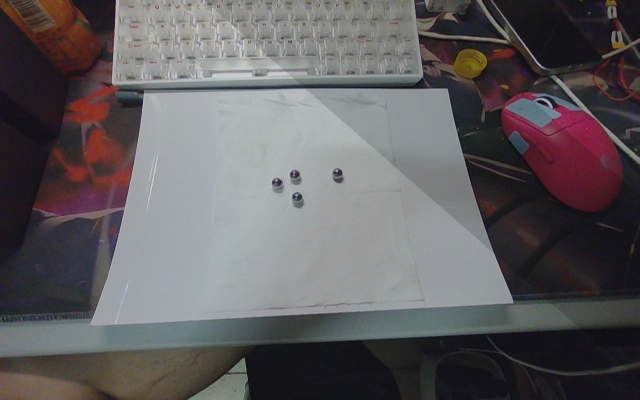
#> input picture dataset/augmented/images/aug_motion_orbbec_336l_20260723_191141_487_000001.jpg, 1280 x 800 px (shown at 1/2 size)
$ python -i prepare_dataset.py   (imports and definitions only)
#> lines starting #> are read from the running program, lines starting #| are printed output that depends on the picture
#!/usr/bin/env python3
from __future__ import annotations

import argparse
import hashlib
import json
import math
import random
import shutil
from dataclasses import dataclass
from datetime import datetime
from pathlib import Path
from typing import Dict, Iterable, List, Sequence

import cv2
import numpy as np

PROJECT_DIR = Path(__file__).resolve().parent
DEFAULT_SOURCE = PROJECT_DIR.parent / "data/labels"
DEFAULT_OUTPUT = PROJECT_DIR / "dataset"
IMAGE_SUFFIXES = {".jpg", ".jpeg", ".png", ".bmp"}


@dataclass(frozen=True)
class Sample:
    stem: str
    image: Path
    label: Path
    captured: datetime
    object_count: int

    @property
    def positive(self) -> bool:
        return self.object_count > 0


# [49 lines left out: functions sha256, parse_capture_time, validate_label, not called in this run]


def discover_samples(source: Path) -> List[Sample]:
    images = {
        path.stem: path
        for path in source.iterdir()
        if path.is_file() and path.suffix.lower() in IMAGE_SUFFIXES
    }
    labels = {path.stem: path for path in source.glob("*.txt")}
    if set(images) != set(labels):
        raise ValueError(
            "unpaired data: images_only=%s labels_only=%s"
            % (sorted(set(images) - set(labels)), sorted(set(labels) - set(images)))
        )
    samples = []
    image_hashes = set()
    for stem in sorted(images):
        image = images[stem]
        matrix = cv2.imread(str(image))
        if matrix is None:
            raise ValueError("cannot read image: %s" % image)
        if matrix.shape[:2] != (800, 1280):
            raise ValueError(
                "%s is %dx%d, expected 1280x800"
                % (image, matrix.shape[1], matrix.shape[0])
            )
        image_hash = sha256(image)
        if image_hash in image_hashes:
            raise ValueError("duplicate image content found: %s" % image)
        image_hashes.add(image_hash)
        samples.append(
            Sample(
                stem=stem,
                image=image,
                label=labels[stem],
                captured=parse_capture_time(stem),
                object_count=validate_label(labels[stem]),
            )
        )
    return samples


# [108 lines left out: functions contiguous_sessions, planned_split, copy_sample, motion_blur, add_shadow, create_augmented_sample and 1 more, not called in this run]


def prepare(source: Path, output: Path) -> dict:
    samples = discover_samples(source)
    split = planned_split(samples)
    expected = {
        "train": (55, 50, 5),
        "val": (17, 15, 2),
        "test": (17, 15, 2),
    }
    for name, values in split.items():
        actual = (
            len(values),
            sum(item.positive for item in values),
            sum(not item.positive for item in values),
        )
        if actual != expected[name]:
            raise AssertionError("%s split is %s, expected %s" % (name, actual, expected[name]))

    if output.exists():
        if output.resolve() == source.resolve() or output.resolve() == PROJECT_DIR.resolve():
            raise ValueError("refusing to replace unsafe output path")
        shutil.rmtree(output)
    output.mkdir(parents=True)

    entries = []
    for name, values in split.items():
        for sample in values:
            copy_sample(sample, name, output)
            entries.append(manifest_entry(sample, name))

    rng = random.Random(2026)
    for sample in split["train"]:
        create_augmented_sample(sample, output, rng)

    manifest = {
        "version": 1,
        "source": str(source.resolve()),
        "seed": 2026,
        "raw_images": len(samples),
        "objects": sum(item.object_count for item in samples),
        "classes": {"0": "ball"},
        "split_counts": {
            name: {
                "images": len(values),
                "positive": sum(item.positive for item in values),
                "negative": sum(not item.positive for item in values),
                "objects": sum(item.object_count for item in values),
            }
            for name, values in split.items()
        },
        "augmented_train_images": len(split["train"]),
        "samples": entries,
        "note": (
            "All nine negative images come from one contiguous capture session; "
            "negative-background generalization requires live validation."
        ),
    }
    (output / "split_manifest.json").write_text(
        json.dumps(manifest, ensure_ascii=False, indent=2) + "\n",
        encoding="utf-8",
    )
    data_yaml = (
        "path: %s\n"
        "train:\n"
        "  - images/train\n"
        "  - augmented/images\n"
        "val: images/val\n"
        "test: images/test\n"
        "names:\n"
        "  0: ball\n"
        % output.resolve()
    )
    (output / "data.yaml").write_text(data_yaml, encoding="utf-8")
    return manifest


# [9 lines left out: function main, not called in this run]


# [2 lines not run here, left out]

>>> import cv2
>>> picture = cv2.imread('dataset/augmented/images/aug_motion_orbbec_336l_20260723_191141_487_000001.jpg', cv2.IMREAD_GRAYSCALE)
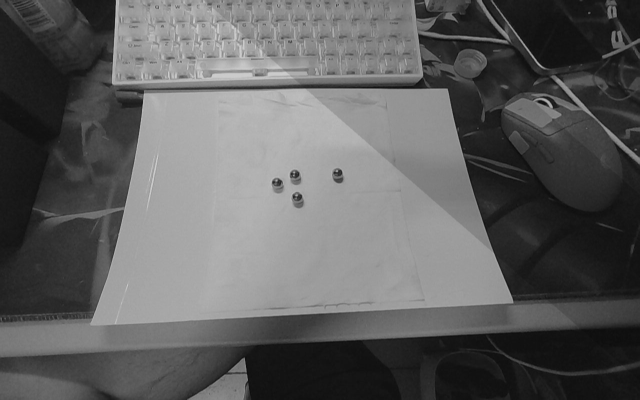
#> picture: shape (800, 1280) (shown at 1/2 size); min 6, max 210, mean 94.4
>>> result = prepare(picture, 'out.png')
#> (the run stopped early here; a loop or call above may not have finished)
